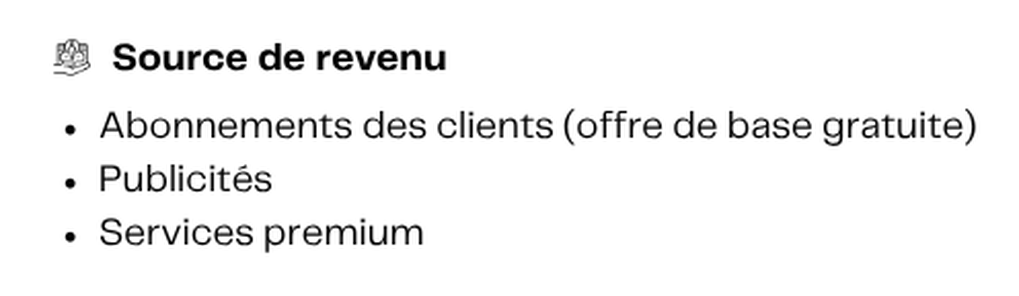
#> input picture .backups/chapter3-validated-base/content/reference/classic-final/assets/v6-bmc-revenus.png, 1019 x 296 px, given in place of annexeB_business-model-canvas.png, which was not available
$ python crop-v6.py
#> lines starting #> are read from the running program, lines starting #| are printed output that depends on the picture; pictures that were not available may be replaced by others from this repository, and a replacement may not be noted
# v6 assets: the real BMC (report annex B, fig. B.1) and the extra captures of the merged web/mobile journey.
# python3 build/crop-v6.py   (sources are read, never modified)
from PIL import Image
import os
os.chdir(os.path.dirname(os.path.abspath(__file__)) + '/..')
BMC = os.path.expanduser('~/Desktop/New Project/figures/annexeB_business-model-canvas.png')
AUD = os.path.expanduser('~/Desktop/zawedniPFEproject/design/audit/008/after/')
def save(im, name, fmt='jpg', w=None):
    im = im.convert('RGB')
    if w and im.width != w: im = im.resize((w, round(im.height * w / im.width)), Image.LANCZOS)
    path = f'assets/v6-{name}.{fmt}'
    im.save(path, quality=90, optimize=True) if fmt == 'jpg' else im.save(path, optimize=True)
    print(path, im.size)
# BMC: whole canvas (1326x905) + three zooms, enlarged x1.5 over their slide size so the text stays sharp.
# Boxes measured on the image lines: segments x1069-1308 y20-609, propositions x536-806, revenus x661-1308 y613-884.
b = Image.open(BMC)
#> b is the input picture: PIL image 1019x296 RGB; min 0, max 255, mean 243.5
save(b, 'bmc', 'png')
#| assets/v6-bmc.png (1019, 296)
ZOOM = {'bmc-segments': ((1072, 22, 1306, 340), 2.15), 'bmc-valeur': ((539, 22, 804, 470), 1.54), 'bmc-revenus': ((664, 616, 1160, 760), 1.37)}  # inside the box lines
for name, (box, k) in ZOOM.items():
    c = b.crop(box); f = k * 1.5
    save(c.resize((round(c.width * f), round(c.height * f)), Image.LANCZOS), name, 'png')
#> this loop made 3 passes
#> pass 2, `c = b.crop(box)`:
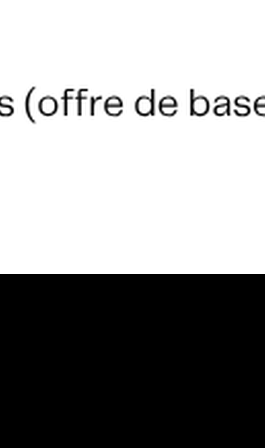
#> c: PIL image 265x448 RGB; min 0, max 255, mean 152.1
#> after the loop: c: PIL image 496x144 RGB; every value is 0
# web: the grid's pillars only (the top card of this page already shows the final score), and the review follow-up page
w = Image.open('assets/originals-v3/sup-evaluation.png')            # 2160x1350, local develop stack, 07/10
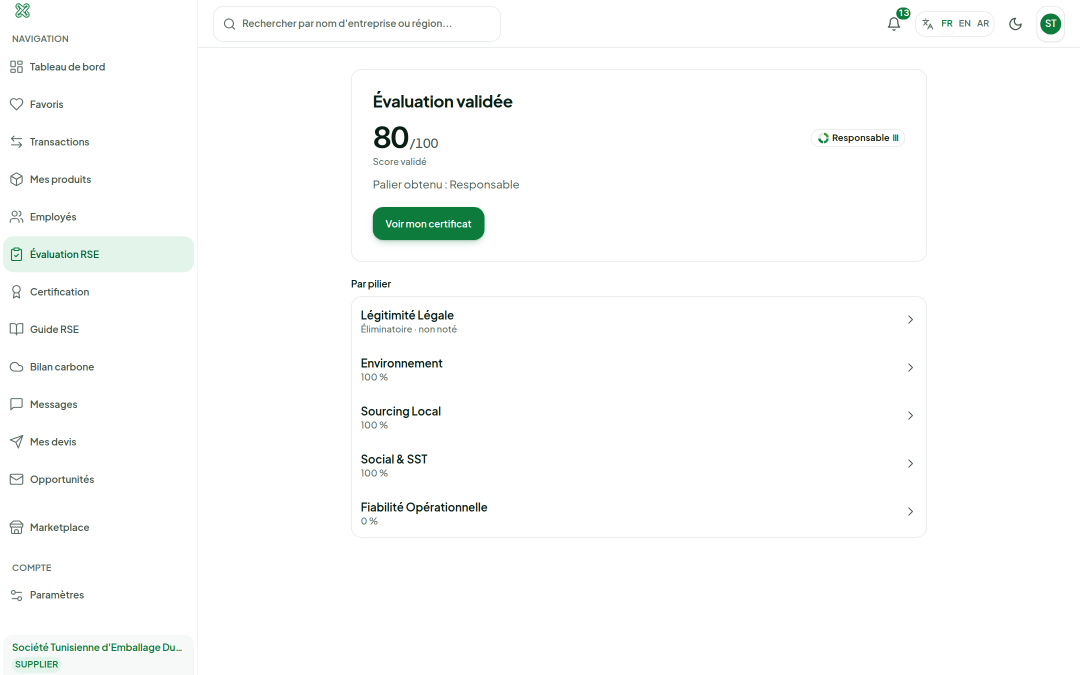
#> input picture .backups/chapter3-validated-base/content/reference/classic-final/assets/originals-v3/sup-evaluation.png, 2160 x 1350 px (shown at 1/2 size)
#> w is the input picture: PIL image 2160x1350 RGB; mean R, G, B 250.8, 252, 251.3
save(w.crop((690, 545, 1866, 1085)), 'sup-piliers', w=1600)
#> in save (call 5), `im = im.convert('RGB')`:
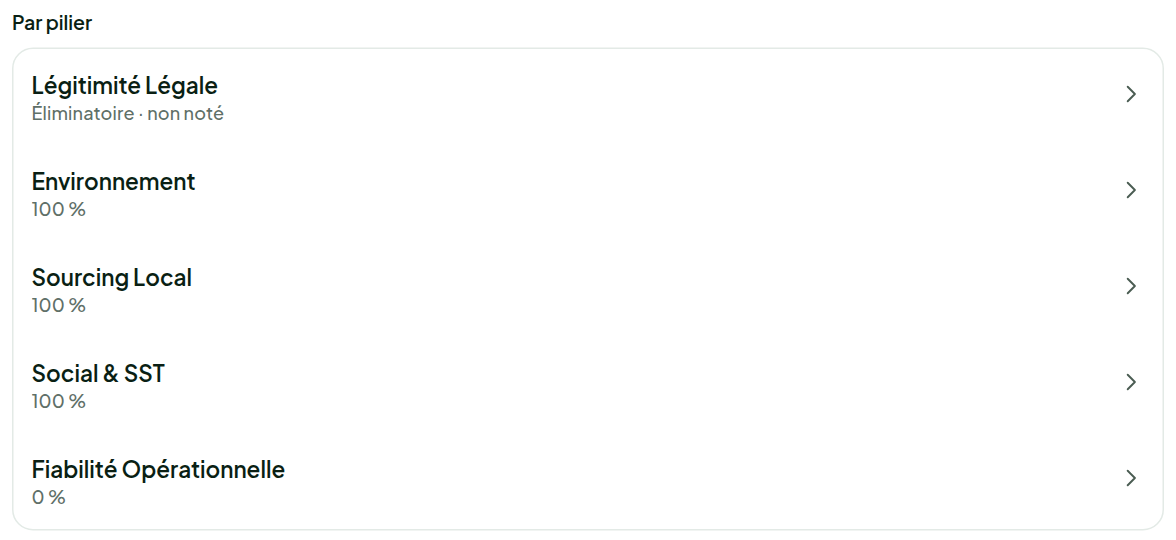
#> im: PIL image 1176x540 RGB; mean R, G, B 251.9, 252.2, 252
#| assets/v6-sup-piliers.jpg (1600, 735)
s = Image.open(AUD + 'shots/sup-1440-light-fr_evaluation_status.png') # 1440x1017, sidebar cut
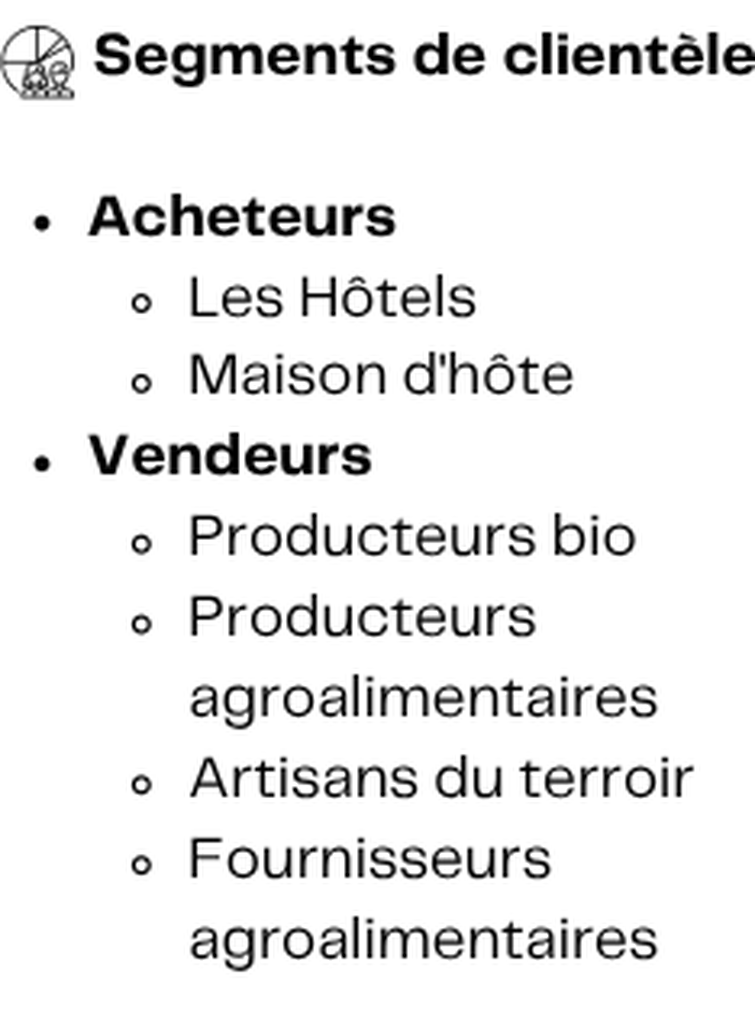
#> input picture .backups/chapter3-validated-base/content/reference/classic-final/assets/v6-bmc-segments.png, 755 x 1026 px, given in place of sup-1440-light-fr_evaluation_status.png, which was not available
#> s is the input picture: PIL image 755x1026 RGB; min 0, max 255, mean 234.9
save(s.crop((264, 60, 1440, 760)), 'sup-revue', w=1600)
#> in save (call 6), `im = im.convert('RGB')`:
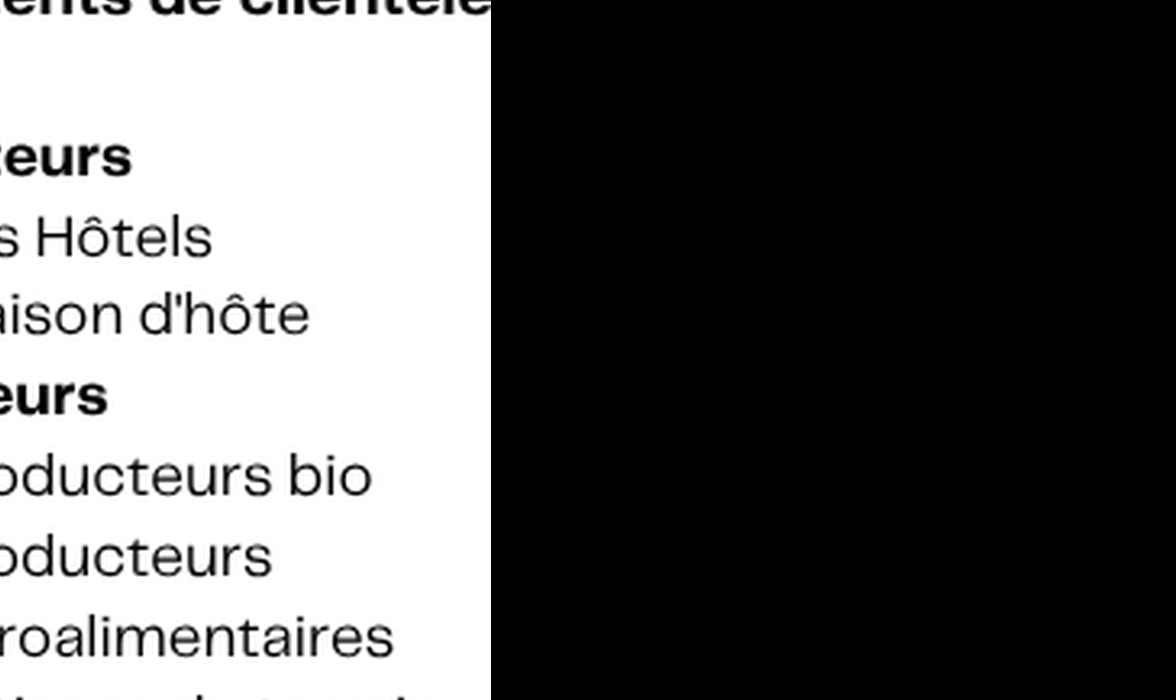
#> im: PIL image 1176x700 RGB; min 0, max 255, mean 98.8
#| assets/v6-sup-revue.jpg (1600, 952)
# mobile: the review in progress (Flutter, same series as v3-mob-*)
save(Image.open(AUD + 'mobile/M2/status_submitted_fr_light.png'), 'mob-status_submitted', w=520)
#> in save (call 7), `if w and im.width != w: im = im.resize((w, round(im.height * w / im.wi..`:
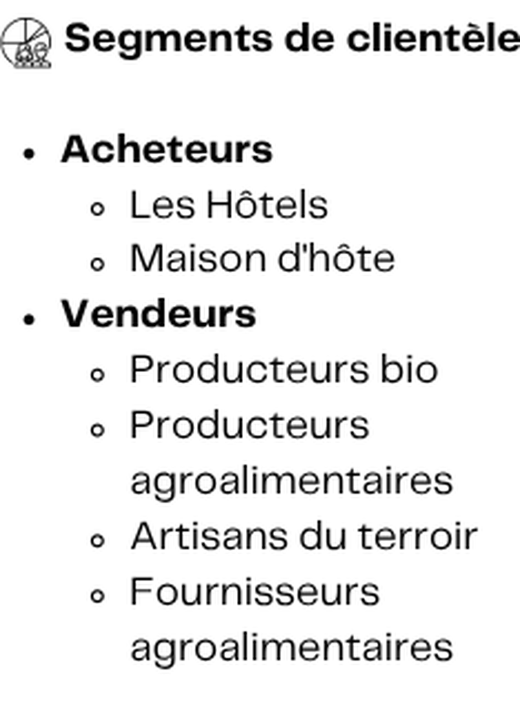
#> im: PIL image 520x707 RGB; min 0, max 255, mean 234.9
#| assets/v6-mob-status_submitted.jpg (520, 707)
